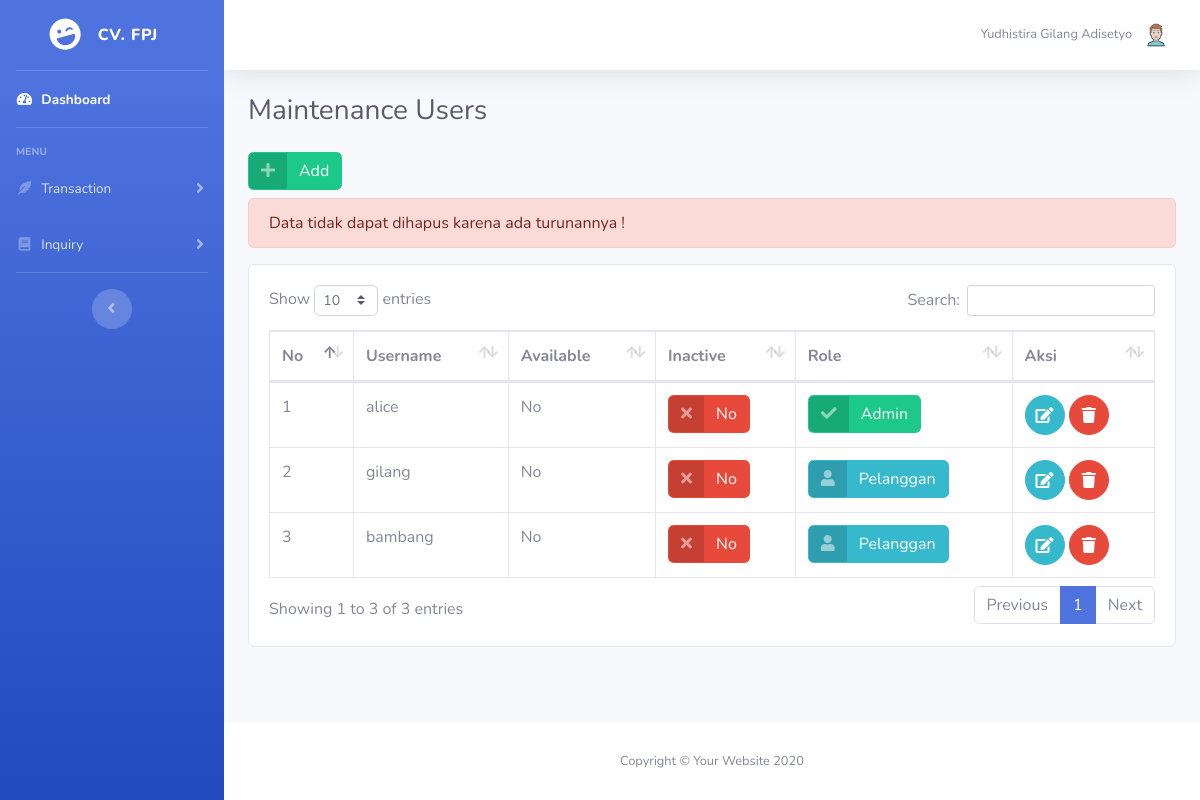
The app's page /maintenance/users.php?id=1 (signed in) with its own data.
### tables this page shows
CREATE TABLE `pelanggan` (
  `id_pelanggan` int(11) NOT NULL,
  `nama` varchar(100) DEFAULT NULL,
  `email` varchar(100) DEFAULT NULL,
  `alamat` text,
  `no_telepon` varchar(15) DEFAULT NULL,
  `user_id` int(11) DEFAULT NULL,
  `foto` varchar(100) DEFAULT NULL
);

CREATE TABLE `users` (
  `user_id` int(11) NOT NULL,
  `username` varchar(20) NOT NULL,
  `password` varchar(60) NOT NULL,
  `last_visit` datetime DEFAULT NULL,
  `created_date` datetime DEFAULT NULL,
  `inactive` tinyint(1) DEFAULT NULL,
  `role` tinyint(1) DEFAULT NULL,
  `available` tinyint(1) DEFAULT NULL
);

### database/Login.php (called while the page is built, shortened)
<?php
	class Login
	{
		private $conn;
		public function __construct()
		{
			$database = new Connection();
			$db = $database->db_connection();
			$this->conn = $db;
		}
		public function user_online()
		{
			$stmt = $this->conn->prepare("SELECT * FROM users JOIN pelanggan ON pelanggan.user_id=users.user_id WHERE users.user_id = :user_id");
			$stmt->execute(array(":user_id" => $_SESSION['user_session']));
			$userRow = $stmt->fetch(PDO::FETCH_ASSOC);
			return $userRow;
		}
	}
?>

### maintenance/Maintenance.php (called while the page is built, shortened)
<?php
class Maintenance
{
	private $conn;
	function __construct()
	{
		$database = new Connection();
		$db = $database->db_connection();
		$this->conn = $db;
	}
	public function get_data($tabel, $available = false)
	{
		$data = array();
		$sql = "";
		$stmt = $this->conn->prepare("SELECT * FROM ".$tabel.$sql);
		$stmt->execute();
		while ($dt = $stmt->fetch(PDO::FETCH_ASSOC)) {
			$data[] = $dt;
		}
		return $data;
	}
}
?>

### maintenance/users.php (the view, shortened to what this page needs)
<?php
require_once '../database/Login.php';
require_once 'Maintenance.php';
$page_content = "Maintenance Users";
$db = new Login();
$usr = new Maintenance();
$userLogin = $db->user_online();
$namaUser = $userLogin['nama'];
$foto = $userLogin['foto'];
if (isset($_GET['id'])) {
  $pelanggan = $usr->get_pelanggan($_GET['id']);
  if (count($pelanggan) > 0) {
    $errorMsg[] = "Data tidak dapat dihapus karena ada turunannya !";
  }
}
?>
<!DOCTYPE html>
<html lang="en">
<head>
  <link href="../assets/vendor/fontawesome-free/css/all.min.css" rel="stylesheet" type="text/css">
  <link href="../assets/css/sb-admin-2.min.css" rel="stylesheet">
  <link href="../assets/vendor/datatables/dataTables.bootstrap4.min.css" rel="stylesheet">
</head>
<body id="page-top">
  <div id="wrapper">
    <ul class="navbar-nav bg-gradient-primary sidebar sidebar-dark accordion" id="accordionSidebar">
      <a class="sidebar-brand d-flex align-items-center justify-content-center" href="../home.php">
        <div class="sidebar-brand-icon rotate-n-15">
          <i class="fas fa-laugh-wink"></i>
        </div>
        <div class="sidebar-brand-text mx-3">CV. FPJ</div>
      </a>
      <hr class="sidebar-divider my-0">
      <li class="nav-item active">
        <a class="nav-link" href="../home.php">
          <i class="fas fa-fw fa-tachometer-alt"></i>
          <span>Dashboard</span>
        </a>
      </li>
      <hr class="sidebar-divider">
      <div class="sidebar-heading">
        MENU
      </div>
      <li class="nav-item">
        <a class="nav-link collapsed" href="#" data-toggle="collapse" data-target="#collapseTransaction" aria-expanded="true" aria-controls="collapseTransaction">
          <i class="fas fa-fw fa-feather-alt"></i>
          <span>Transaction</span>
        </a>
      </li>
      <li class="nav-item">
        <a class="nav-link collapsed" href="#" data-toggle="collapse" data-target="#collapseInquiry" aria-expanded="true" aria-controls="collapseInquiry">
          <i class="fas fa-fw fa-book"></i>
          <span>Inquiry</span>
        </a>
      </li>
      <hr class="sidebar-divider d-none d-md-block">
      <div class="text-center d-none d-md-inline">
        <button class="rounded-circle border-0" id="sidebarToggle"></button>
      </div>
    </ul>
        <div id="content-wrapper" class="d-flex flex-column">
          <div id="content">
            <nav class="navbar navbar-expand navbar-light bg-white topbar mb-4 static-top shadow">
              <ul class="navbar-nav ml-auto">
                <li class="nav-item dropdown no-arrow">
                  <a class="nav-link dropdown-toggle" href="#" id="userDropdown" role="button" data-toggle="dropdown" aria-haspopup="true" aria-expanded="false">
                    <span class="mr-2 d-none d-lg-inline text-gray-600 small"><?= $namaUser; ?></span>
                    <img class="img-profile rounded-circle" src="../assets/img/profiles/<?= $foto; ?>">
                  </a>
                </li>
              </ul>
            </nav>
            <div class="container-fluid">
              <div class="d-sm-flex align-items-center justify-content-between mb-4">
                <h1 class="h3 mb-0 text-gray-800"><?= $page_content; ?></h1>
              </div>
              <div class="mb-2">
                <button class="btn btn-success btn-icon-split" data-toggle="modal" data-target="#addModal"">
                  <span class="icon text-white-50">
                    <i class="fas fa-plus"></i>
                  </span>
                  <span class="text">Add</span>
                </button>
              </div>
              <?php
                if (isset($errorMsg)) {
                  for ($i=0; $i < count($errorMsg) ; $i++) {
                    ?>
                    <div class="alert alert-danger">
                      <?= $errorMsg[$i]; ?>
                    </div>
                    <?php
                  }
                }
                  ?>
              <div class="card">
                <div class="card-body">
                  <div class="table-responsive">
                    <table class="table table-bordered" id="dataTable" width="100%" cellspacing="0">
                      <thead>
                        <tr>
                          <th>No</th>
                          <th>Username</th>
                          <th>Available</th>
                          <th>Inactive</th>
                          <th>Role</th>
                          <th>Aksi</th>
                        </tr>
                      </thead>
                      <tbody>
                        <?php
                          $no=1;
                        ?>
                        <?php foreach ($usr->get_data('users') as $dt) : ?>
                        <tr>
                          <td><?= $no++; ?></td>
                          <td><?php echo $dt['username']; ?></td>
                          <td><?php echo $dt['available'] == 1 ? "Yes":"No" ; ?></td>
                          <td>
                            <?php if($dt['inactive'] == 1){ ?>
                                <a href="users.php?inactive_id=<?= $dt['user_id'];?>&value=1" class="btn btn-success btn-icon-split">
                                  <span class="icon text-white-50"><i class="fas fa-check"></i></span>
                                  <span class="text">Yes</span>
                                </a>
                            <?php }else{ ?>
                                <a href="users.php?inactive_id=<?= $dt['user_id'];?>&value=0" class="btn btn-danger btn-icon-split">
                                  <span class="icon text-white-50">
                                    <i class="fas fa-times"></i>
                                  </span>
                                  <span class="text">No</span>
                                </a>
                            <?php } ?>
                          </td>
                          <td>
                            <?php if($dt['role'] == 1){ ?>
                                <a href="users.php?role=<?= $dt['user_id'];?>&valueRole=1" class="btn btn-success btn-icon-split">
                                  <span class="icon text-white-50"><i class="fas fa-check"></i></span>
                                  <span class="text">Admin</span>
                                </a>
                            <?php }else{ ?>
                                <a href="users.php?role=<?= $dt['user_id'];?>&valueRole=2" class="btn btn-info btn-icon-split">
                                  <span class="icon text-white-50">
                                    <i class="fas fa-user"></i>
                                  </span>
                                  <span class="text">Pelanggan</span>
                                </a>
                            <?php } ?>
                          </td>
                          <td>
                            <a href="#" class="btn btn-info btn-circle" data-toggle="modal" data-target="#editModal<?= $dt['user_id'];?>">
                              <i class="fas fa-edit"></i>
                            </a>
                            <a onclick="return hapus()" href="users.php?id=<?= $dt['user_id'];?>" class="btn btn-danger btn-circle">
                              <i class="fas fa-trash"></i>
                            </a>
                          </td>
                        </tr>
                        <?php endforeach; ?>
                      </tbody>
                    </table>
                  </div>
                </div>
              </div>
            </div>
          </div>
          <footer class="sticky-footer bg-white">
            <div class="container my-auto">
              <div class="copyright text-center my-auto">
                <span>Copyright &copy; Your Website <?= date('Y'); ?></span>
              </div>
            </div>
          </footer>
        </div>
      </div>
    </body>
    </html>

### records on screen
pelanggan: nama "Yudhistira Gilang Adisetyo", foto (placeholder picture)
users: username "alice", available "No"
users: username "gilang", available "No"
users: username "bambang", available "No"

### other values on screen
$page_content "Maintenance Users"
$errorMsg[$i] "Data tidak dapat dihapus karena ada turunannya !"
